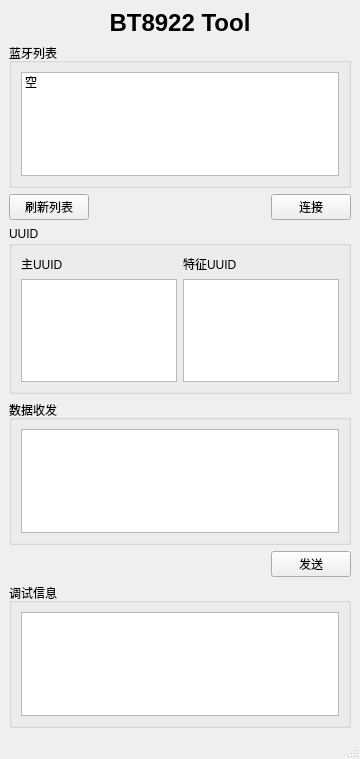
<?xml version="1.0" encoding="UTF-8"?>
<ui version="4.0">
 <class>MainWindow</class>
 <widget class="QMainWindow" name="MainWindow">
  <property name="geometry">
   <rect>
    <x>0</x>
    <y>0</y>
    <width>360</width>
    <height>759</height>
   </rect>
  </property>
  <property name="windowTitle">
   <string>MainWindow</string>
  </property>
  <widget class="QWidget" name="centralwidget">
   <layout class="QGridLayout" name="gridLayout_2">
    <item row="0" column="0" colspan="3">
     <widget class="QLabel" name="TITLE">
      <property name="sizePolicy">
       <sizepolicy hsizetype="Preferred" vsizetype="Fixed">
        <horstretch>0</horstretch>
        <verstretch>0</verstretch>
       </sizepolicy>
      </property>
      <property name="font">
       <font>
        <pointsize>10</pointsize>
       </font>
      </property>
      <property name="text">
       <string>&lt;html&gt;&lt;head/&gt;&lt;body&gt;&lt;p align=&quot;center&quot;&gt;&lt;span style=&quot; font-size:18pt; font-weight:600;&quot;&gt;BT8922 Tool&lt;/span&gt;&lt;/p&gt;&lt;/body&gt;&lt;/html&gt;</string>
      </property>
     </widget>
    </item>
    <item row="1" column="0" colspan="3">
     <widget class="QGroupBox" name="B_DEVICE_groupBox">
      <property name="title">
       <string>蓝牙列表</string>
      </property>
      <layout class="QHBoxLayout" name="horizontalLayout">
       <item>
        <widget class="QListWidget" name="B_DEVICE_listWidget">
         <item>
          <property name="text">
           <string>空</string>
          </property>
         </item>
        </widget>
       </item>
      </layout>
     </widget>
    </item>
    <item row="2" column="0">
     <widget class="QPushButton" name="UPDATE_pushButton">
      <property name="text">
       <string>刷新列表</string>
      </property>
     </widget>
    </item>
    <item row="2" column="1">
     <spacer name="horizontalSpacer">
      <property name="orientation">
       <enum>Qt::Horizontal</enum>
      </property>
      <property name="sizeHint" stdset="0">
       <size>
        <width>135</width>
        <height>20</height>
       </size>
      </property>
     </spacer>
    </item>
    <item row="2" column="2">
     <widget class="QPushButton" name="CONNECT_pushButton">
      <property name="text">
       <string>连接</string>
      </property>
     </widget>
    </item>
    <item row="3" column="0" colspan="3">
     <widget class="QGroupBox" name="UUID_groupBox">
      <property name="title">
       <string>UUID</string>
      </property>
      <layout class="QGridLayout" name="gridLayout">
       <item row="0" column="0">
        <widget class="QLabel" name="MAIN_UUID_label">
         <property name="text">
          <string>主UUID</string>
         </property>
        </widget>
       </item>
       <item row="0" column="1">
        <widget class="QLabel" name="CHARACTERISTIC_label">
         <property name="text">
          <string>特征UUID</string>
         </property>
        </widget>
       </item>
       <item row="1" column="0">
        <widget class="QListWidget" name="MAIN_UUID_listWidget"/>
       </item>
       <item row="1" column="1">
        <widget class="QListWidget" name="CHARACTERISTIC_UUID_listWidget"/>
       </item>
      </layout>
     </widget>
    </item>
    <item row="4" column="0" colspan="3">
     <widget class="QGroupBox" name="DATA_groupBox">
      <property name="title">
       <string>数据收发</string>
      </property>
      <layout class="QVBoxLayout" name="verticalLayout_2">
       <item>
        <widget class="QTextBrowser" name="DATA_textBrowser"/>
       </item>
      </layout>
     </widget>
    </item>
    <item row="5" column="0" colspan="2">
     <spacer name="horizontalSpacer_2">
      <property name="orientation">
       <enum>Qt::Horizontal</enum>
      </property>
      <property name="sizeHint" stdset="0">
       <size>
        <width>235</width>
        <height>25</height>
       </size>
      </property>
     </spacer>
    </item>
    <item row="5" column="2">
     <widget class="QPushButton" name="SEND_pushButton">
      <property name="text">
       <string>发送</string>
      </property>
     </widget>
    </item>
    <item row="6" column="0" colspan="3">
     <widget class="QGroupBox" name="DEBUG_groupBox">
      <property name="title">
       <string>调试信息</string>
      </property>
      <layout class="QVBoxLayout" name="verticalLayout">
       <item>
        <widget class="QTextBrowser" name="DEBUG_textBrowser"/>
       </item>
      </layout>
     </widget>
    </item>
   </layout>
  </widget>
  <widget class="QStatusBar" name="statusbar"/>
 </widget>
 <resources/>
 <connections/>
</ui>
